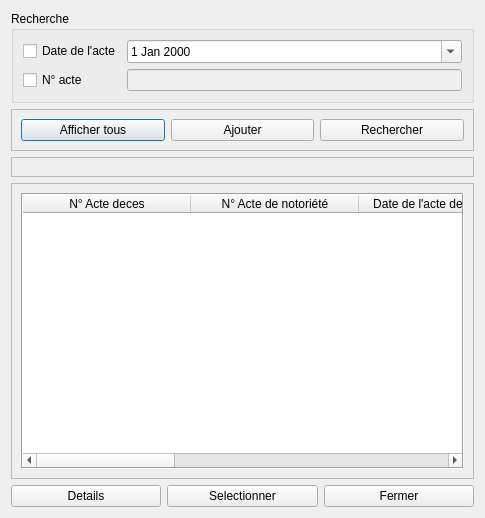
<?xml version="1.0" encoding="UTF-8"?>
<ui version="4.0">
 <class>Dialog</class>
 <widget class="QDialog" name="Dialog">
  <property name="geometry">
   <rect>
    <x>0</x>
    <y>0</y>
    <width>485</width>
    <height>518</height>
   </rect>
  </property>
  <property name="windowTitle">
   <string>Liste des actes de décès</string>
  </property>
  <property name="modal">
   <bool>false</bool>
  </property>
  <layout class="QVBoxLayout" name="verticalLayout_2">
   <item>
    <widget class="QGroupBox" name="groupBox">
     <property name="title">
      <string>Recherche</string>
     </property>
     <layout class="QHBoxLayout" name="horizontalLayout_4">
      <item>
       <layout class="QGridLayout" name="gridLayout">
        <item row="1" column="0">
         <widget class="QCheckBox" name="checkBoxNumActe">
          <property name="text">
           <string>N° acte</string>
          </property>
         </widget>
        </item>
        <item row="1" column="1">
         <widget class="QLineEdit" name="lineEditNumActe">
          <property name="enabled">
           <bool>false</bool>
          </property>
         </widget>
        </item>
        <item row="0" column="0">
         <widget class="QCheckBox" name="checkBoxDateEnregistrement">
          <property name="text">
           <string>Date de l'acte</string>
          </property>
         </widget>
        </item>
        <item row="0" column="1">
         <widget class="QDateEdit" name="dateEditActeDeces">
          <property name="calendarPopup">
           <bool>true</bool>
          </property>
         </widget>
        </item>
       </layout>
      </item>
     </layout>
    </widget>
   </item>
   <item>
    <widget class="QFrame" name="frame">
     <property name="frameShape">
      <enum>QFrame::StyledPanel</enum>
     </property>
     <property name="frameShadow">
      <enum>QFrame::Raised</enum>
     </property>
     <layout class="QVBoxLayout" name="verticalLayout_3">
      <item>
       <layout class="QHBoxLayout" name="horizontalLayout">
        <item>
         <widget class="QPushButton" name="btnAfficherTous">
          <property name="text">
           <string>Afficher tous</string>
          </property>
         </widget>
        </item>
        <item>
         <widget class="QPushButton" name="btnAjouter">
          <property name="text">
           <string>Ajouter</string>
          </property>
         </widget>
        </item>
        <item>
         <widget class="QPushButton" name="btnRechercher">
          <property name="text">
           <string>Rechercher</string>
          </property>
         </widget>
        </item>
       </layout>
      </item>
     </layout>
    </widget>
   </item>
   <item>
    <widget class="QFrame" name="frame_2">
     <property name="frameShape">
      <enum>QFrame::StyledPanel</enum>
     </property>
     <property name="frameShadow">
      <enum>QFrame::Raised</enum>
     </property>
     <layout class="QVBoxLayout" name="verticalLayout_4"/>
    </widget>
   </item>
   <item>
    <widget class="QFrame" name="frame_3">
     <property name="frameShape">
      <enum>QFrame::StyledPanel</enum>
     </property>
     <property name="frameShadow">
      <enum>QFrame::Raised</enum>
     </property>
     <layout class="QVBoxLayout" name="verticalLayout_5">
      <item>
       <layout class="QVBoxLayout" name="verticalLayout">
        <item>
         <widget class="QTableWidget" name="tableWidget">
          <property name="frameShape">
           <enum>QFrame::Box</enum>
          </property>
          <attribute name="horizontalHeaderDefaultSectionSize">
           <number>168</number>
          </attribute>
          <column>
           <property name="text">
            <string>N° Acte deces</string>
           </property>
          </column>
          <column>
           <property name="text">
            <string>N° Acte de notoriété</string>
           </property>
          </column>
          <column>
           <property name="text">
            <string>Date de l'acte de notériété</string>
           </property>
          </column>
          <column>
           <property name="text">
            <string>Date de l'acte de décès</string>
           </property>
          </column>
          <column>
           <property name="text">
            <string>Date d'enregistrement</string>
           </property>
          </column>
          <column>
           <property name="text">
            <string>Nombre d'opérations</string>
           </property>
          </column>
         </widget>
        </item>
       </layout>
      </item>
     </layout>
    </widget>
   </item>
   <item>
    <layout class="QHBoxLayout" name="horizontalLayout_3">
     <item>
      <widget class="QPushButton" name="btnDetail">
       <property name="text">
        <string>Details</string>
       </property>
      </widget>
     </item>
     <item>
      <widget class="QPushButton" name="btnSelectionner">
       <property name="text">
        <string>Selectionner</string>
       </property>
      </widget>
     </item>
     <item>
      <widget class="QPushButton" name="btnFermer">
       <property name="text">
        <string>Fermer</string>
       </property>
      </widget>
     </item>
    </layout>
   </item>
  </layout>
 </widget>
 <resources/>
 <connections/>
</ui>
